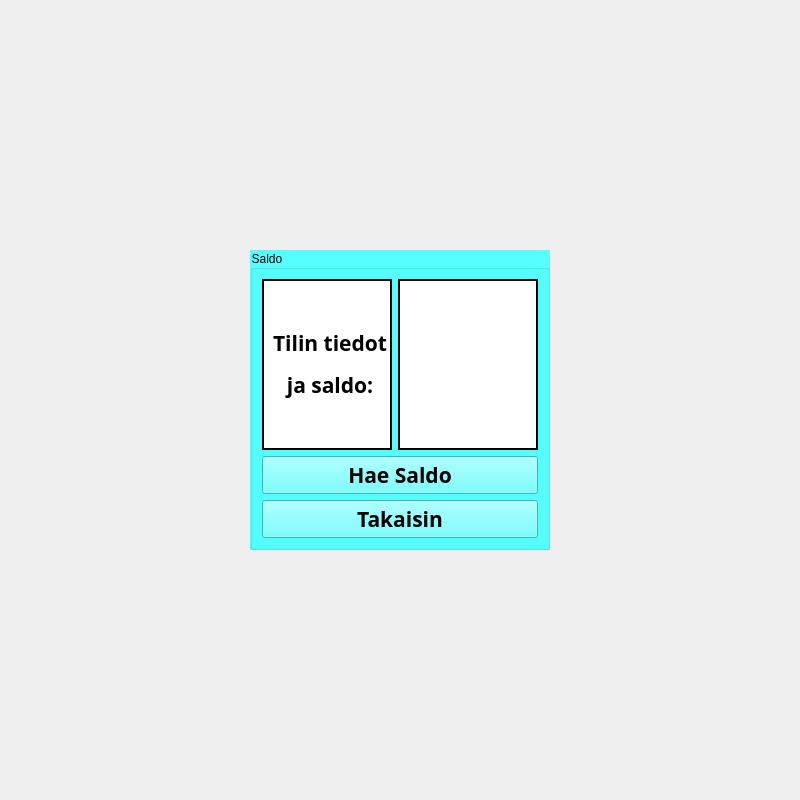
<?xml version="1.0" encoding="UTF-8"?>
<ui version="4.0">
 <class>Saldo</class>
 <widget class="QWidget" name="Saldo">
  <property name="geometry">
   <rect>
    <x>0</x>
    <y>0</y>
    <width>800</width>
    <height>800</height>
   </rect>
  </property>
  <property name="windowTitle">
   <string>Form</string>
  </property>
  <widget class="QGroupBox" name="groupBox_Saldo">
   <property name="geometry">
    <rect>
     <x>250</x>
     <y>250</y>
     <width>300</width>
     <height>300</height>
    </rect>
   </property>
   <property name="styleSheet">
    <string notr="true">background-color: rgb(85, 255, 255);</string>
   </property>
   <property name="title">
    <string>Saldo</string>
   </property>
   <layout class="QHBoxLayout" name="horizontalLayout_2">
    <item>
     <layout class="QVBoxLayout" name="verticalLayout">
      <item>
       <layout class="QHBoxLayout" name="horizontalLayout">
        <item>
         <widget class="QLabel" name="label_Tilin_saldo">
          <property name="font">
           <font>
            <family>Century Gothic</family>
            <pointsize>16</pointsize>
            <weight>75</weight>
            <bold>true</bold>
           </font>
          </property>
          <property name="styleSheet">
           <string notr="true">background-color: rgb(255, 255, 255);</string>
          </property>
          <property name="frameShape">
           <enum>QFrame::WinPanel</enum>
          </property>
          <property name="text">
           <string>&lt;html&gt;&lt;head/&gt;&lt;body&gt;&lt;p align=&quot;center&quot;&gt;Tilin tiedot&lt;/p&gt;&lt;p align=&quot;center&quot;&gt;ja saldo:&lt;/p&gt;&lt;/body&gt;&lt;/html&gt;</string>
          </property>
         </widget>
        </item>
        <item>
         <widget class="QTextEdit" name="text_Saldo">
          <property name="font">
           <font>
            <family>Century Gothic</family>
            <pointsize>16</pointsize>
           </font>
          </property>
          <property name="styleSheet">
           <string notr="true">background-color: rgb(255, 255, 255);</string>
          </property>
          <property name="frameShape">
           <enum>QFrame::WinPanel</enum>
          </property>
          <property name="frameShadow">
           <enum>QFrame::Plain</enum>
          </property>
         </widget>
        </item>
       </layout>
      </item>
      <item>
       <widget class="QPushButton" name="pushButton_HaeSaldo">
        <property name="font">
         <font>
          <family>Century Gothic</family>
          <pointsize>16</pointsize>
          <weight>75</weight>
          <bold>true</bold>
         </font>
        </property>
        <property name="text">
         <string>Hae Saldo</string>
        </property>
       </widget>
      </item>
      <item>
       <widget class="QPushButton" name="pushButton_Takaisin">
        <property name="font">
         <font>
          <family>Century Gothic</family>
          <pointsize>16</pointsize>
          <weight>75</weight>
          <bold>true</bold>
         </font>
        </property>
        <property name="text">
         <string>Takaisin</string>
        </property>
       </widget>
      </item>
     </layout>
    </item>
   </layout>
  </widget>
 </widget>
 <resources/>
 <connections/>
</ui>
